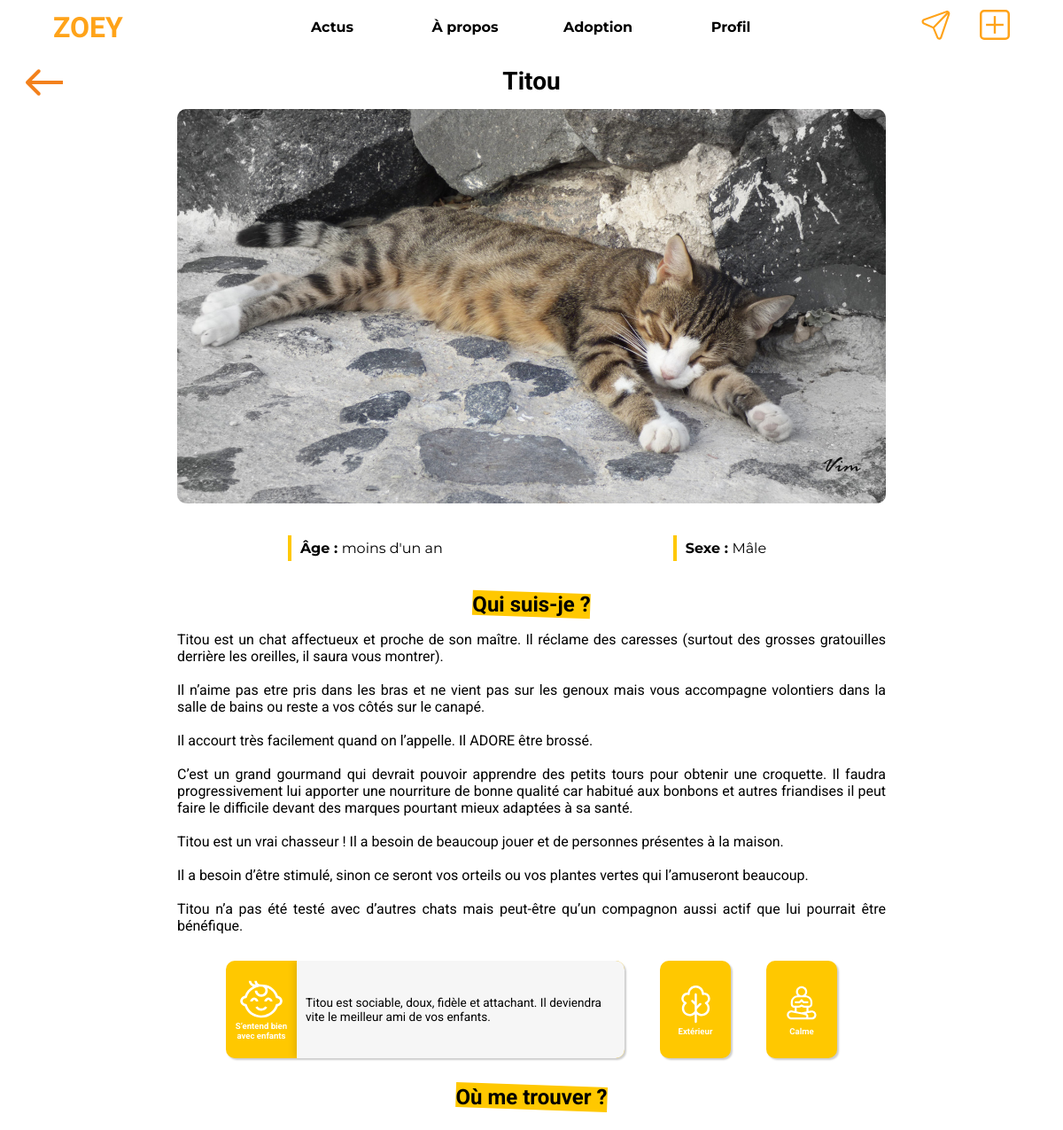
/dev_project/index.php?action=adoption&id=3 (upper part), run on an earlier commit of the app's database.
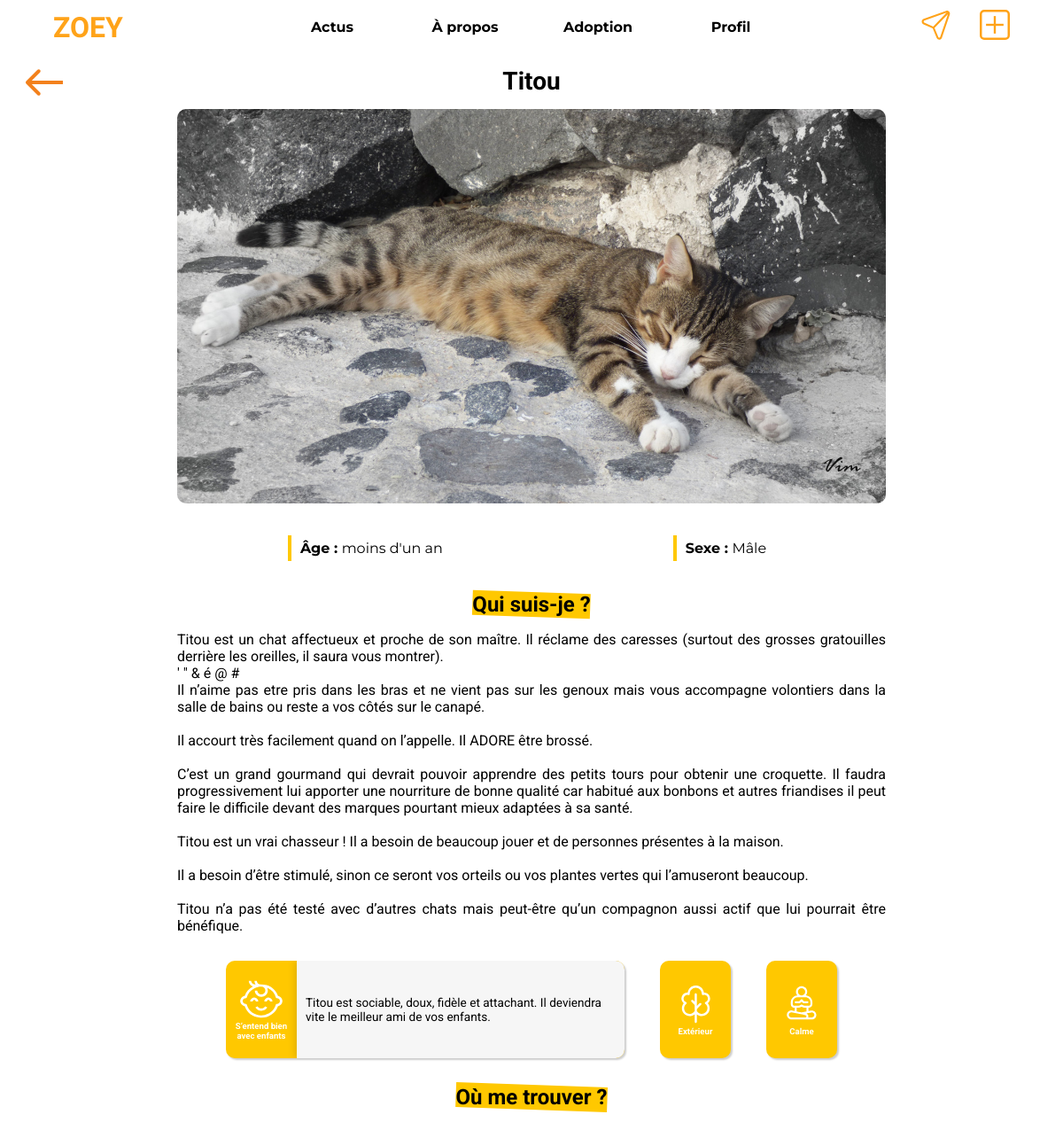
And on a later commit of the database.
### tables this page shows
CREATE TABLE `animal_a_adopter` (
  `idanimal_a_adopter` int NOT NULL,
  `nom` varchar(45) DEFAULT NULL,
  `sexe` tinyint(1) NOT NULL,
  `photo` varchar(45) DEFAULT NULL,
  `description` mediumtext,
  `date_anniversaire` date DEFAULT NULL,
  `refuge_idrefuge` int NOT NULL,
  `idtype` int DEFAULT NULL
);

CREATE TABLE `badge` (
  `idbadge` int NOT NULL,
  `nom` varchar(45) DEFAULT NULL,
  `url_icone` varchar(45) DEFAULT NULL,
  `titre` varchar(255) NOT NULL,
  `description` text NOT NULL
);

### dev_project/controller/controller.php (called while the page is built, shortened)
<?php
require_once(BASE_URL . "model/model.php");
function printAdoptionAnimal()
{
    $adoptionAnimal = getAdoptionAnimal();
    require(BASE_URL . "view/adoptionAnimalView.php");
}

### dev_project/model/model.php (called while the page is built, shortened)
<?php
function getAdoptionAnimal()
{
    if (isset($_GET['id']) && is_numeric($_GET['id']) && intval($_GET['id']) > 0) {
        $animalId = intval($_GET['id']);
        require("PDO.php");
        $db = new PDO("mysql:host={$host};dbname={$dbname};", $username, $password, array(PDO::MYSQL_ATTR_INIT_COMMAND => 'SET NAMES utf8mb4'));
        $sql = "SELECT idanimal_a_adopter idaa, aa.nom, aa.sexe, aa.photo, aa.description, aa.date_anniversaire anniversaire,
        refuge_idrefuge, refuge.nom refuge_nom, refuge.lien refuge_lien, refuge.url_logo refuge_logo, refuge.adresse refuge_adresse, refuge.telephone refuge_telephone, refuge.adresse_mail refuge_mail, refuge.lien_maps maps
        FROM animal_a_adopter aa
        INNER JOIN refuge ON refuge.idrefuge = aa.refuge_idrefuge
        WHERE idanimal_a_adopter = ?";
        $req = $db->prepare($sql);
        $req->execute(array($animalId));
        return $req;
    } else {
        throw new Exception("Aucun animal n'a été trouvé");
    }
}
function getAdoptionAnimalBadges($animalId)
{
    require("PDO.php");
    $db = new PDO("mysql:host={$host};dbname={$dbname};", $username, $password, array(PDO::MYSQL_ATTR_INIT_COMMAND => 'SET NAMES utf8mb4'));
    $sql = "SELECT idbadge, url_icone
    FROM animal_a_adopter_has_badge aahasbadge
    INNER JOIN badge ON badge.idbadge = aahasbadge.badge_idbadge
    INNER JOIN animal_a_adopter aa ON aa.idanimal_a_adopter = aahasbadge.animal_a_adopter_idanimal_a_adopter
    WHERE idanimal_a_adopter = ?;";
    $req = $db->prepare($sql);
    $req->execute(array($animalId));
    return $req;
}

### dev_project/view/adoptionAnimalView.php (the view, shortened to what this page needs)
<?php
$animal = $adoptionAnimal->fetch();
$adoptionAnimalBadges = getAdoptionAnimalBadges($animal['idaa']);
?>
<a class="back" href="index.php?action=adoption&slider=prevent">
</a>
<h1 class="nom"><?= htmlspecialchars($animal['nom']) ?></h1>
<a href="<?= BASE_URL . 'public/images/upload/' . htmlspecialchars($animal['photo']) ?>" class="image" style="background-image: url('<?= BASE_URL . 'public/images/upload/' . htmlspecialchars($animal['photo']) ?>');"></a>
<div class="infosG">
    <div class="age">
        <?php
            $date1 = new DateTime(date('Y-m-d', time()));
            $date2 = new DateTime($animal['anniversaire']);
            $interval = $date1->diff($date2);
            $ageAA = $interval->y;
            if ($ageAA < 200 && $ageAA >= 1) {
            ?>
                <strong>Âge : </strong><?= $ageAA ?> ans
            <?php
            } else if ($ageAA < 1) {
            ?>
                <strong>Âge : </strong>moins d'un an
            <?php
            } else {
            ?>
                <strong>Âge </strong> inconnu
            <?php
            }
        ?>
    </div>
    <div class="sexe">
        <strong>Sexe : </strong>
        <?php
            switch ($animal['sexe']) {
                case 0:
                    echo 'Mâle';
                    break;
            }
        ?>
    </div>
</div>
<h1 class="underline">Qui suis-je ?</h1>
<p class="descAnimal">
    <?= nl2br(htmlspecialchars($animal['description'])) ?>
</p>
<div class="WrapBadge">
    <?php
    if ($animal['sexe'] == 0) {
        $pronom1 = 'Il';
        $pronom2 = 'le';
        $terminaison1 = '';
        $terminaison2 = 'x';
    }
    $badge2_titre = 'S’entend bien avec enfants';
    $badge2_desc = htmlspecialchars($animal['nom']) . ' est sociable, dou' . $terminaison2 . ', fidèle et attachant' . $terminaison1 . '. ' . $pronom1 . ' deviendra vite ' . $pronom2 . ' meilleur' . $terminaison1 . ' ami' . $terminaison1 . ' de vos enfants.';
    $badge3_titre = 'Extérieur';
    $badge3_desc = htmlspecialchars($animal['nom']) . ' a besoin de se dépenser à l’air libre. Un espace extérieur vaste serait idéal.';
    $badge8_titre = 'Calme';
    $badge8_desc = htmlspecialchars($animal['nom']) . ' est avant tout un animal calme qui a besoin d’un environnement apaisé.';
    $i = 0;
    while ($badge = $adoptionAnimalBadges->fetch()) {
        switch ($badge['idbadge']) {
            case 2:
                $badgeTitle = $badge2_titre;
                $badgeDesc = $badge2_desc;
                break;
            case 3:
                $badgeTitle = $badge3_titre;
                $badgeDesc = $badge3_desc;
                break;
            case 8:
                $badgeTitle = $badge8_titre;
                $badgeDesc = $badge8_desc;
                break;
        }
        $i++;
    ?>
        <div class="badgeDesc <?= $i == 1 ? '' : 'close' ?>">
            <div class="illus">
                <img src="public/images/badges/<?= $badge['url_icone'] ?>" alt="">
                <h2>
                    <?= $badgeTitle ?>
                </h2>
            </div>
            <div class="descWrap">
                <p>
                    <?= $badgeDesc ?>
                </p>
            </div>
        </div>
    <?php
    }
    ?>
</div>
<h1 class="underline">Où me trouver ?</h1>
<?php
$viewContent = ob_get_clean();
ob_start(); ?>
<link rel="stylesheet" href="<?= BASE_URL ?>public/css/style_adoption.css" />
<link rel="stylesheet" href="<?= BASE_URL ?>public/css/style_popUp.css" />
<?php
$stylesBlock = ob_get_clean();
ob_start(); ?>
<?php
require(BASE_URL . 'public/template/template.php');

### dev_project/index.php (shortened to what this page needs)
<?php
require_once("controller/controller.php");
try {
    if (isset($_GET['action'])) {
        if ($_GET['action'] == 'blog') {
            if (isset($_GET['id'])) {
                printArticle();
            } else {
                printBlog();
            }
        } else if ($_GET['action'] == 'presentation') {
            printPresentation();
        } else if ($_GET['action'] == 'quizz') {
            printQuizz();
        } else if ($_GET['action'] == 'legal') {
            printLegal();
        } else if ($_GET['action'] == 'subscribe') {
            printSubscribe();
        } else if ($_GET['action'] == 'connect') {
            printConnect();
        } else if ($_GET['action'] == 'forgotmypw') {
            printForgotMyPw();
        } else if ($_GET['action'] == 'passwordrecovery') {
            printPasswordRecovery();
        } else if ($_GET['action'] == 'disconnect') {
            printDisconnect();
        } else if ($_GET['action'] == 'modifyAccount') {
            printModifyAccount();
        } else if ($_GET['action'] == 'messages') {
            if (isset($_GET['id'])) {
                printChat();
            } else {
                printMessages();
            }
        } else if ($_GET['action'] == 'feed') {
            if (isset($_GET['id'])) {
                printPost();
            } else {
                printFeed();
            }
        } else if ($_GET['action'] == 'addpost') {
            printAddPost();
        } else if ($_GET['action'] == 'addAnimal') {
            printAddAnimal();
        } else if ($_GET['action'] == 'modifyAnimal') {
            printModifyAnimal();
        } else if ($_GET['action'] == 'adoption') {
            if (isset($_GET['id'])) {
                printAdoptionAnimal();
            } else {
                printAdoption();
            }
        } else if ($_GET['action'] == 'admin') {
            printAdmin();
        } else if ($_GET['action'] == 'adminAjouterRefuge') {
            printAdminAjouterRefuge();
        } else if ($_GET['action'] == 'adminAjouterAnimalAdopter') {
            printAdminAjouterAnimalAdopter();
        } else {
            printFeed();
        }
    } else {
        printFeed();
    }
} catch (Exception $e) {
    $errorMsg = $e->getMessage();
    require(BASE_URL . "view/errorView.php");
}

### dev_project/public/template/template.php (shortened to what this page needs)
<!DOCTYPE html>
<html lang="fr">
<head>
    <link rel="stylesheet" href="<?= BASE_URL ?>public/css/style.css">
    <?php if (isset($stylesBlock)) echo $stylesBlock ?>
</head>
<body>
    <header>
        <h1><a href="index.php">ZOEY</a></h1>
        <div class="navbar">
            <a href="index.php?action=messages">
            </a>
            <a href="index.php?action=addpost">
            </a>
        </div>
    </header>
    <nav class="menu">
        <div class="menuInner">
            <a href="index.php?action=blog">
                <h2>Actus</h2>
            </a>
            <a href="index.php?action=presentation">
                <h2>À propos</h2>
            </a>
        </div>
        <div class="menuInner">
            <a href="index.php?action=adoption">
                <h2>Adoption</h2>
            </a>
            <a href="index.php?action=account">
                <h2>Profil</h2>
            </a>
        </div>
    </nav>
    <?= $viewContent ?>
</body>
</html>

### dev_project/public/css/style.css (style rules this page uses)
body { margin: 0; padding: 0 0 150px 0; display: flex; align-items: center; justify-content: center; flex-direction: column; font-family: 'Montserrat', sans-serif; scrollbar-color: #f3811c rgb(230, 230, 230); scrollbar-width: thin; }
header { display: flex; align-items: center; justify-content: space-between; height: 60px; width: 90%; padding: 0 5%; box-sizing: initial; }
a { color: #f59644; }
header > h1 a { text-decoration: none; font-family: 'Exo 2', sans-serif; margin: 0; color: #ffa319; cursor: pointer; }
.navbar { width: 100px; display: flex; justify-content: space-between; }
.menu { padding: 0; margin: 0; height: 100px; width: 100vw; display: flex; justify-content: center; min-width: 112px; position: fixed; bottom: -10px; z-index: 1010; }
.menuInner { background-color: white; width: calc(50vw - 54px); height: 100px; display: flex; justify-content: center; z-index: 1; }
.menuInner > a { display: flex; flex-direction: column; align-items: center; justify-content: center; text-decoration: none; color: black; height: 100%; width: 50%; }
.menu h2 { display: none; margin: 5px 0 0 0; font-size: 0.75rem; text-align: center; white-space: nowrap; }
.underline { position: relative; z-index: 1; }
.underline::after { content: ''; position: absolute; z-index: -1; transform: translate(-50%, -50%) rotate(2deg); top: 50%; left: 50%; height: 100%; width: 100%; transition: 0.25s ease-in-out; background-color: #ffc800; }
@media (min-width: 400px) { .menu h2 { display: block; } }
@media (min-width: 800px) { body { padding: 60px 0 0 0; } }
@media (min-width: 800px) { header { z-index: 100; top: 0; position: fixed; background-color: rgba(255, 255, 255, 0.75); } }
@media (min-width: 800px) { .menuInner { background-color: initial; height: 100%; width: 25vw; } }
@media (min-width: 800px) { .menuInner > a { transition: 0.25s ease-in-out; } }
@media (min-width: 800px) { .menuInner h2 { font-size: 1rem; margin: 0; } }
@media (min-width: 800px) { .menu { height: 60px; width: 50vw; margin: auto; margin-top: 0; margin-bottom: 0; top: 0; } }
@media (min-width: 800px) { .navbar > a { transition: 0.15s ease-in-out; } }

### dev_project/public/css/style_adoption.css (style rules this page uses)
body { margin: 0; }
.back { position: absolute; top: 95px; left: 50px; transform: translate(-50%, -50%); }
.back svg { width: 42px; height: 32px; }
.nom, h1.underline { font-family: 'Roboto', sans-serif; font-size: 1.5rem; margin: 0; text-align: center; margin-top: 25px; }
.illus { display: flex; justify-content: center; align-items: center; flex-direction: column; width: 80px; }
.illus img { width: 80%; margin: -10%; }
.illus h2 { font-size: 0.6rem; font-weight: bold; text-align: center; width: 90%; margin: 0; font-family: 'Roboto', sans-serif; color: white; }
.descWrap { width: calc(100% - 100px); background-color: #f6f6f6; padding: 10px; display: flex; align-items: center; justify-content: center; box-shadow: 0px 0px 10px #00000030; max-height: 100px; transition: 0.5s ease-in-out; }
.badgeDesc { margin: 5px 0 5px 0; background-color: #ffc800; display: flex; border-radius: 10px; overflow: hidden; max-width: 450px; height: 110px; cursor: pointer; box-shadow: 2px 2px 2px rgba(0, 0, 0, 0.2); transition: 0.5s ease-in-out; }
.WrapBadge { display: flex; align-items: center; flex-direction: column; }
.descWrap p { font-family: 'Roboto', sans-serif; font-size: 0.85rem; transition: opacity 0.25s ease-in-out 0.4s; }
.close { max-width: 80px; transition: 0.5s ease-in-out 0.25s; }
.close .illus { width: 80px; }
.nom { font-size: 1.75rem; margin: 15px 0 15px 0; }
.descAnimal { font-family: 'Roboto', sans-serif; font-size: 1rem; width: 85%; margin-bottom: 25px; max-width: 800px; text-align: justify; }
.image { width: 95%; height: 55vw; max-width: 800px; max-height: 445px; border-radius: 10px; background-repeat: no-repeat; background-size: cover; background-position: center; }
.infosG { margin-top: 25px; display: flex; justify-content: space-around; align-items: center; width: 95%; max-width: 800px; height: 50px; }
.infosG>div { border-left: solid 4px #ffc800; padding: 5px 10px; }
@media (min-width: 800px) { .WrapBadge { flex-direction: row; flex-wrap: wrap; justify-content: center; } }
@media (min-width: 800px) { .badgeDesc { margin-left: 20px; margin-right: 20px; } }

What changed in the data, as far as the page shows it:
changed animal_a_adopter "Titou": description "…il saura vous montrer). Il n’aime pas etre…" → "…il saura vous montrer). ' \" & é @ # Il n’aime pas etre…"
